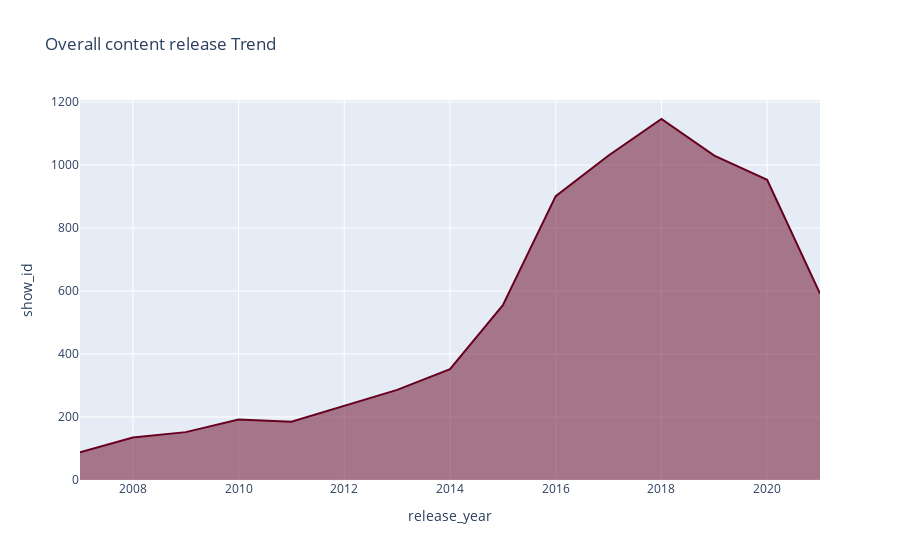

Notebook source saved alongside this figure:
### Markdown cell above
It seems the most content(TV shows) on Netflix caters to Adults and then teens.

### Code cell
df_5 = df.query("release_year >= 2007")
df_5 = df_5.groupby("release_year")["show_id"].count().reset_index()

fig = px.area(df_5, x='release_year', y='show_id', color_discrete_sequence=px.colors.sequential.RdBu,
      title='Overall content release Trend')
fig.show()

### Figure 1 — Plotly figure (JSON) as saved in the notebook; plotly's stock layout.template omitted (floating-point values rounded to 4 significant figures)
{"data": [{"hovertemplate": "release_year=%{x}<br>show_id=%{y}<extra></extra>", "legendgroup": "", "line": {"color": "rgb(103,0,31)"}, "marker": {"symbol": "circle"}, "mode": "lines", "name": "", "orientation": "v", "showlegend": false, "stackgroup": "1", "type": "scatter", "x": [2007, 2008, 2009, 2010, 2011, 2012, 2013, 2014, 2015, 2016, 2017, 2018, 2019, 2020, 2021], "xaxis": "x", "y": [88, 135, 152, 192, 185, 236, 286, 352, 555, 901, 1030, 1146, 1030, 953, 592], "yaxis": "y"}], "layout": {"legend": {"tracegroupgap": 0}, "title": {"text": "Overall content release Trend"}, "xaxis": {"anchor": "y", "domain": [0, 1], "title": {"text": "release_year"}}, "yaxis": {"anchor": "x", "domain": [0, 1], "title": {"text": "show_id"}}}}
